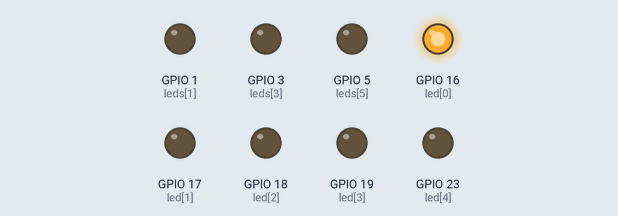
This program was run on a simulated ESP32 board running MicroPython. Shown: output pins drawn as LEDs (lit = HIGH).

Above: at 0.02 s.
At 0.37 s:
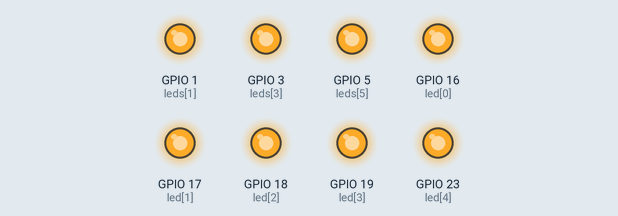
At 0.72 s:
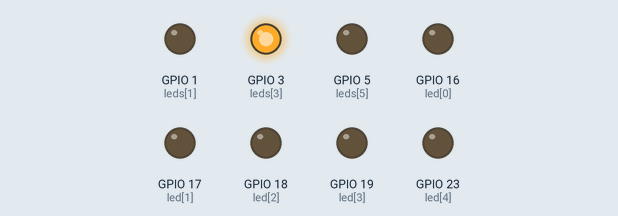
At 1.47 s:
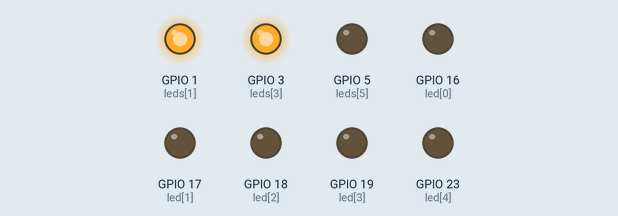
At 2.17 s:
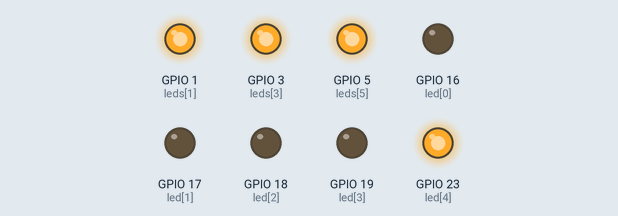
At 2.92 s:
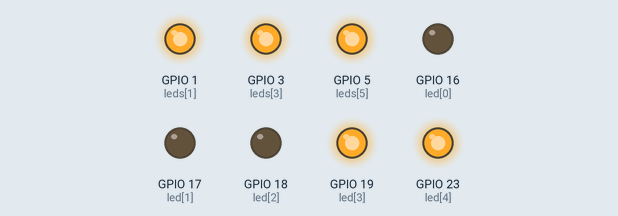
Timing chart, 0 to 3.2 s (numbered marks = the images above):
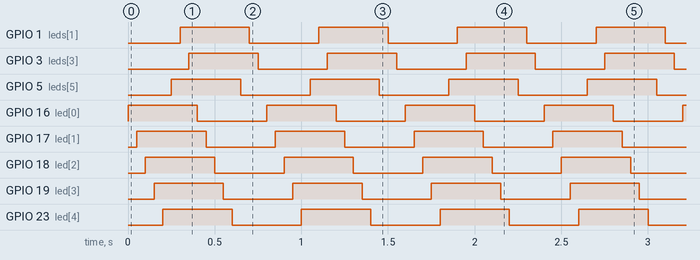

Measured:
- by itself, GPIO 1 (leds[1]), GPIO 3 (leds[3]), GPIO 5 (leds[5]), GPIO 16 (led[0]), GPIO 17 (led[1]), GPIO 18 (led[2]), GPIO 19 (led[3]), GPIO 23 (led[4]): alternates HIGH for 0.40 s and LOW for 0.40 s
- by itself, everything shown: repeats every 0.80 s, in 16 steps

The program:

2.1.Water_LED3-swap-pin.py
```python
#!/usr/bin/env python3
# -*- coding: utf-8 -*-
# －－－－湖南创乐博智能科技有限公司－－－－
#  文件名：2.1.Water_LED.py
#  版本：V2.0
#  author: zhulin
# 说明：板载LED流水灯实验
#---------------------------------------
from machine import Pin
from utime import sleep

# 定义LED管脚
led=[16,17,18,19,23,5,1,3]
leds = [Pin(led[i],Pin.OUT) for i in range(0,8)]


# 程序入口
if __name__ == '__main__':
    # 循环语句
    while True:
        for n in range(0,8):# 依次点亮
            leds[n].value(1)
            sleep(0.05)
        for n in range(0,8): # 依次熄灭
            leds[n].value(0)
            sleep(0.05)
```
